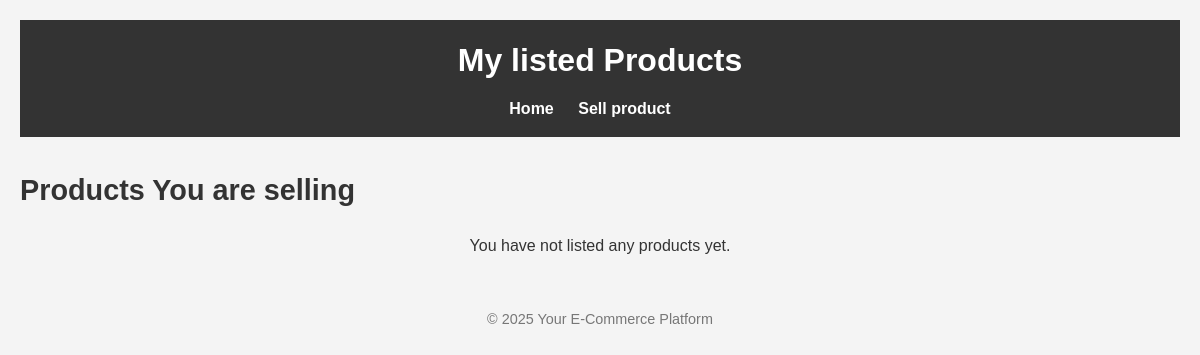
Before: /my-products/ (signed in) with the older database file.
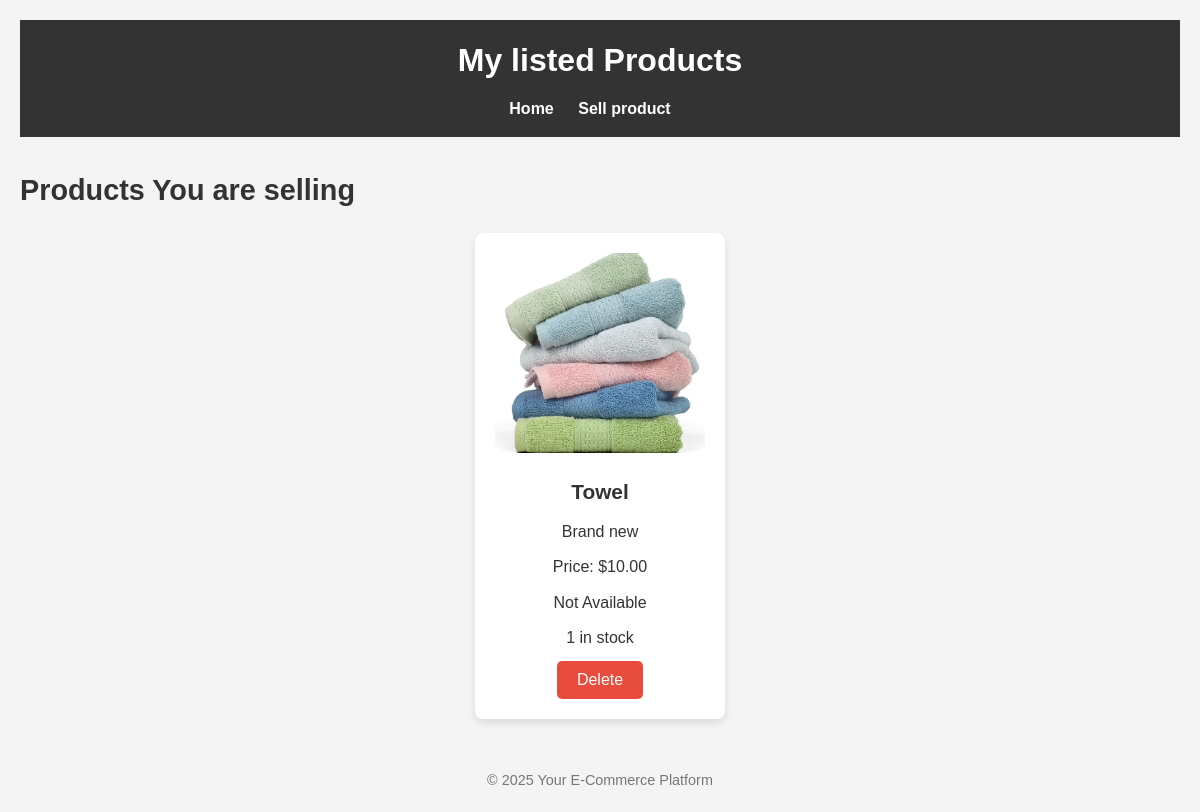
After: the same page with the newer database file.
### users/models.py (models this page shows, shortened)
class Product(models.Model):
    name = models.CharField(max_length=255)
    description = models.TextField()
    price = models.DecimalField(max_digits=10,decimal_places=2)
    image = models.ImageField(upload_to='product_images/')
    stock = models.IntegerField(default=1)
    created_at = models.DateTimeField(auto_now_add=True)
    seller = models.ForeignKey(User,on_delete=models.CASCADE,null=True,blank = True)

### users/views.py (the view)
# urls.py: path('my-products/',views.user_products,name='user_products'),
def user_products(request):
    user = request.user
    products = Product.objects.filter(seller=user)
    return render(request,'Commerce/products.html',{'products':products})

### users/templates/Commerce/products.html (shortened to what this page needs)
<!DOCTYPE html>
<html lang="en">
<head>
</head>
<body>
    <header>
        <h1>My listed Products</h1>
        <nav>
            <ul>
                <li><a href="{% url 'home' %}">Home </a></li>
                <li><a href="{% url 'sell_product' %}"> Sell product</a></li>
            </ul>
        </nav>
    </header>
    <main>
        <h2>Products You are selling</h2>
        <div class="product-list">
            {% if products %}
                {% for product in products %}
                <div class="product-item">
                    <img src="{{product.image.url}}" alt="{{product.name}}" class="product-image">
                    <h3>{{product.name}}</h3>
                    <p>{{product.description|truncatewords:15}}</p>
                    <p>Price: ${{product.price}}</p>
                    <p>{{product.available|yesno:"Available,Not Available"}}</p>
                    <p>{{product.stock}} in stock</p>
                    <form action="{% url 'delete_product' product.id %}" method="POST">
                        <button type="submit" onclick="return confirm('Are you sure you want to delete this product?');">
                            Delete
                        </button>
                    </form>
                </div>
                {% endfor %}
            {% else %}
                <p>You have not listed any products yet.</p>
            {% endif %}
        </div>
    </main>
    <footer>
        <p>&copy; 2025 Your E-Commerce Platform</p>
    </footer>
</body>
</html>

Changed rows visible on the page:
added Product: image (picture), name "Towel", description "Brand new", price "10.00", available "Not Available", stock "1"
Other visible differences:
text no longer shown: "You have not listed any products yet."
